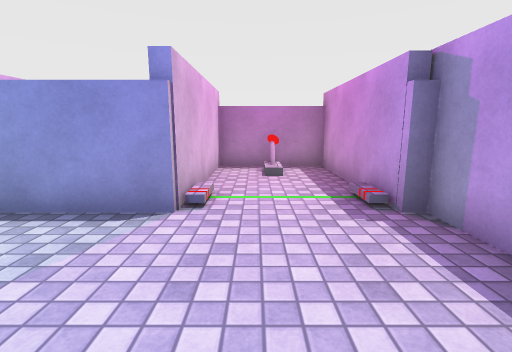
View 1 (above)

12 first-person views from a walk through a Unity game level. The camera is 1.3 m above the floor, tilts 10° down and sees 85° across. Doors are open. The floor is counted in squares, 1 m on a side. Each view is taken from the middle of a square. On the plan, view 1 faces up. The plan holds only what a view shows up to about 13 squares ahead; the rest is blank. The player character is not drawn. Some surface patterns are stand-ins.

View 2
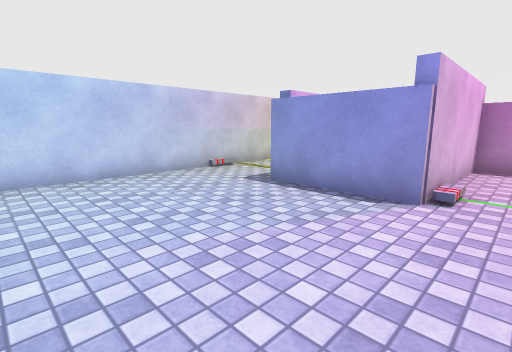

View 3
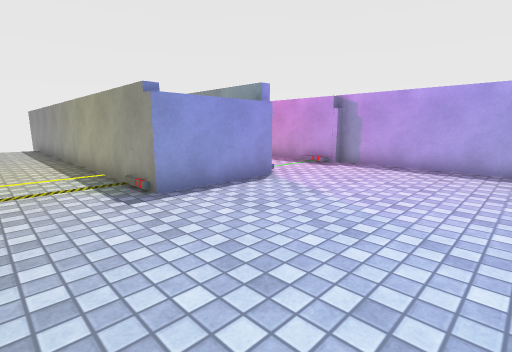

View 4
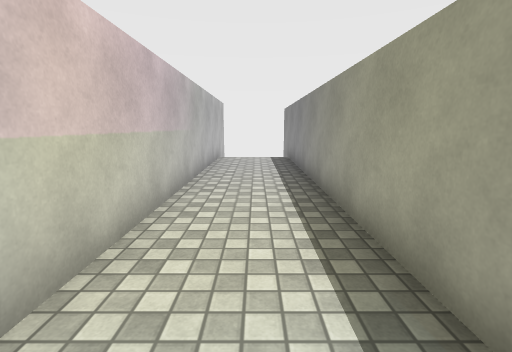

View 5
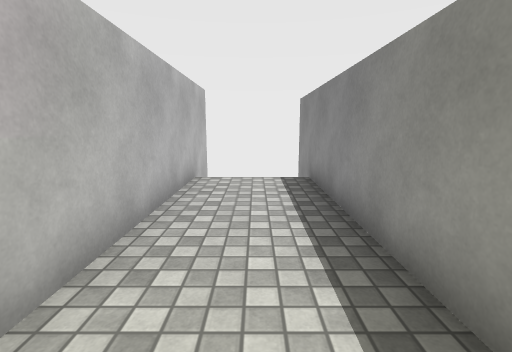

View 6
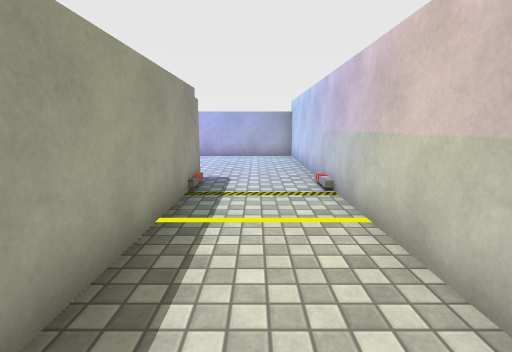

View 7
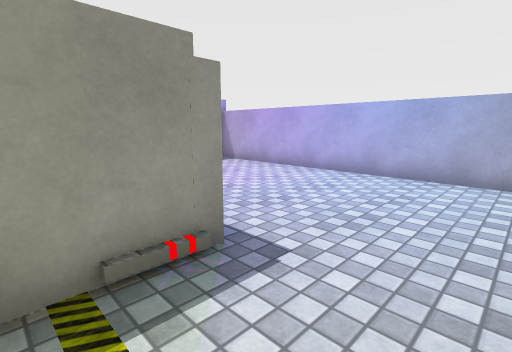

View 8
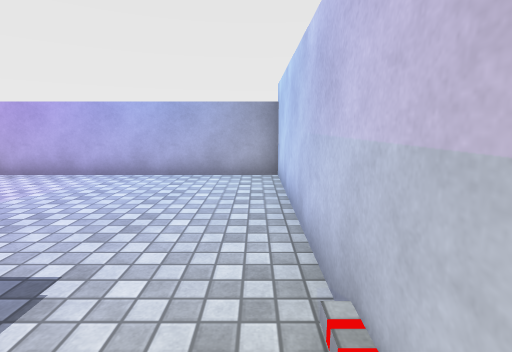

View 9
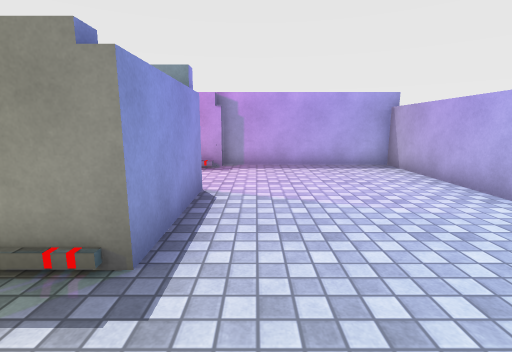

View 10
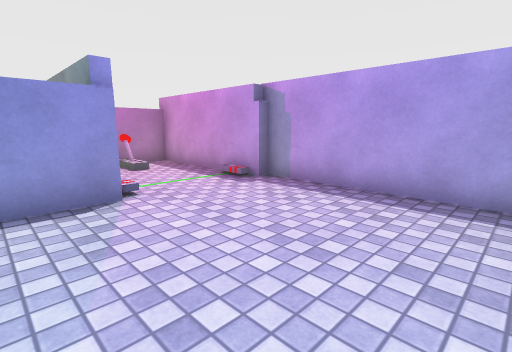

View 11
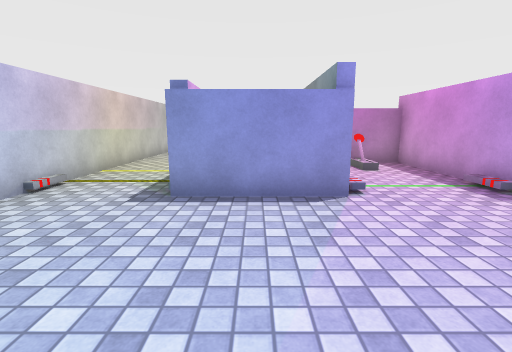

View 12
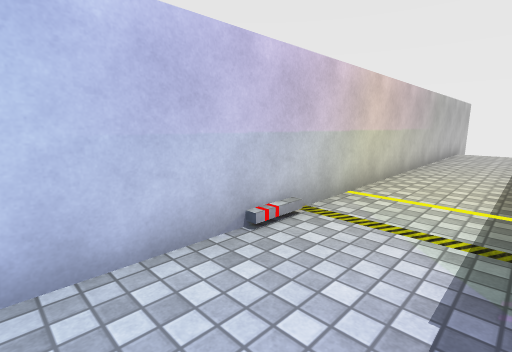

### Floor plan
Points are (right, up) in squares from view 1. A wall is a line through its corners. A room is listed if a view was taken in it or the views show most of it. See-through windows are left out.
Room 1 (views 1, 2, 3, 4, 7, 8, 9, 10, 11, 12)
walls: (-7.6, 7.1) (-7.6, -1.6) (2.6, -1.6) (2.6, 4.1) (2.2, 4.1) (2.2, 9.2) (-1.2, 9.2) (-1.2, 4.1) (-4.6, 4.1) (-4.6, 7.1)
ways out: open door at (-6.5, 7) to room 2
objects: lever (1, 9); other object (2, 5)
Room 2 (views 5, 6)
walls: (-7.6, 18.5) (-7.6, 7.1); (-4.6, 7.1) (-4.6, 18.5)
ways out: open door at (-6.5, 7) to room 1

Where each view was taken, in squares from view 1:
view 1: 0 up, 0 right, facing up
view 2: 1 down, 0 right, facing up-left
view 3: 1 down, 7 left, facing up-right
view 4: 6 up, 6 left, facing up
view 5: 11 up, 6 left, facing up
view 6: 11 up, 6 left, facing down
view 7: 6 up, 7 left, facing down-right
view 8: 6 up, 7 left, facing down
view 9: 3 up, 7 left, facing right
view 10: 1 down, 3 left, facing up-right
view 11: 1 down, 3 left, facing up
view 12: 2 up, 5 left, facing up-left
